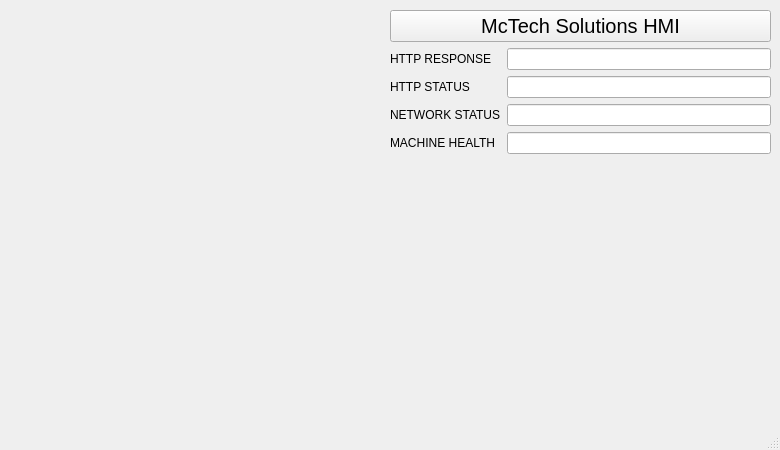
<?xml version="1.0" encoding="UTF-8"?>
<ui version="4.0">
 <class>Dashboard</class>
 <widget class="QMainWindow" name="Dashboard">
  <property name="geometry">
   <rect>
    <x>0</x>
    <y>0</y>
    <width>780</width>
    <height>450</height>
   </rect>
  </property>
  <property name="windowTitle">
   <string>MainWindow</string>
  </property>
  <widget class="QWidget" name="centralwidget">
   <widget class="QWidget" name="layoutWidget">
    <property name="geometry">
     <rect>
      <x>13</x>
      <y>11</y>
      <width>371</width>
      <height>391</height>
     </rect>
    </property>
    <layout class="QVBoxLayout" name="verticalLayout_2">
     <item>
      <widget class="QCustomPlot" name="plot_vibration" native="true"/>
     </item>
     <item>
      <widget class="QCustomPlot" name="plot_x_axis" native="true"/>
     </item>
    </layout>
   </widget>
   <widget class="QWidget" name="layoutWidget">
    <property name="geometry">
     <rect>
      <x>390</x>
      <y>10</y>
      <width>381</width>
      <height>391</height>
     </rect>
    </property>
    <layout class="QVBoxLayout" name="verticalLayout">
     <item>
      <widget class="QPushButton" name="pushButton">
       <property name="font">
        <font>
         <pointsize>15</pointsize>
        </font>
       </property>
       <property name="text">
        <string>McTech Solutions HMI</string>
       </property>
      </widget>
     </item>
     <item>
      <layout class="QFormLayout" name="formLayout">
       <item row="0" column="0">
        <widget class="QLabel" name="label">
         <property name="text">
          <string>HTTP RESPONSE </string>
         </property>
        </widget>
       </item>
       <item row="0" column="1">
        <widget class="QLineEdit" name="lineEdit_response"/>
       </item>
       <item row="1" column="0">
        <widget class="QLabel" name="label_2">
         <property name="text">
          <string>HTTP STATUS</string>
         </property>
        </widget>
       </item>
       <item row="1" column="1">
        <widget class="QLineEdit" name="lineEdit_status"/>
       </item>
       <item row="3" column="0">
        <widget class="QLabel" name="label_3">
         <property name="text">
          <string>MACHINE HEALTH</string>
         </property>
        </widget>
       </item>
       <item row="3" column="1">
        <widget class="QLineEdit" name="lineEdit_health"/>
       </item>
       <item row="2" column="0">
        <widget class="QLabel" name="label_4">
         <property name="text">
          <string>NETWORK STATUS</string>
         </property>
        </widget>
       </item>
       <item row="2" column="1">
        <widget class="QLineEdit" name="lineEdit_network"/>
       </item>
      </layout>
     </item>
     <item>
      <widget class="QCustomPlot" name="plot_y_axis" native="true"/>
     </item>
    </layout>
   </widget>
  </widget>
  <widget class="QMenuBar" name="menubar">
   <property name="geometry">
    <rect>
     <x>0</x>
     <y>0</y>
     <width>780</width>
     <height>22</height>
    </rect>
   </property>
  </widget>
  <widget class="QStatusBar" name="statusbar"/>
 </widget>
 <customwidgets>
  <customwidget>
   <class>QCustomPlot</class>
   <extends>QWidget</extends>
   <header>qcustomplot.h</header>
   <container>1</container>
  </customwidget>
 </customwidgets>
 <resources/>
 <connections/>
</ui>
